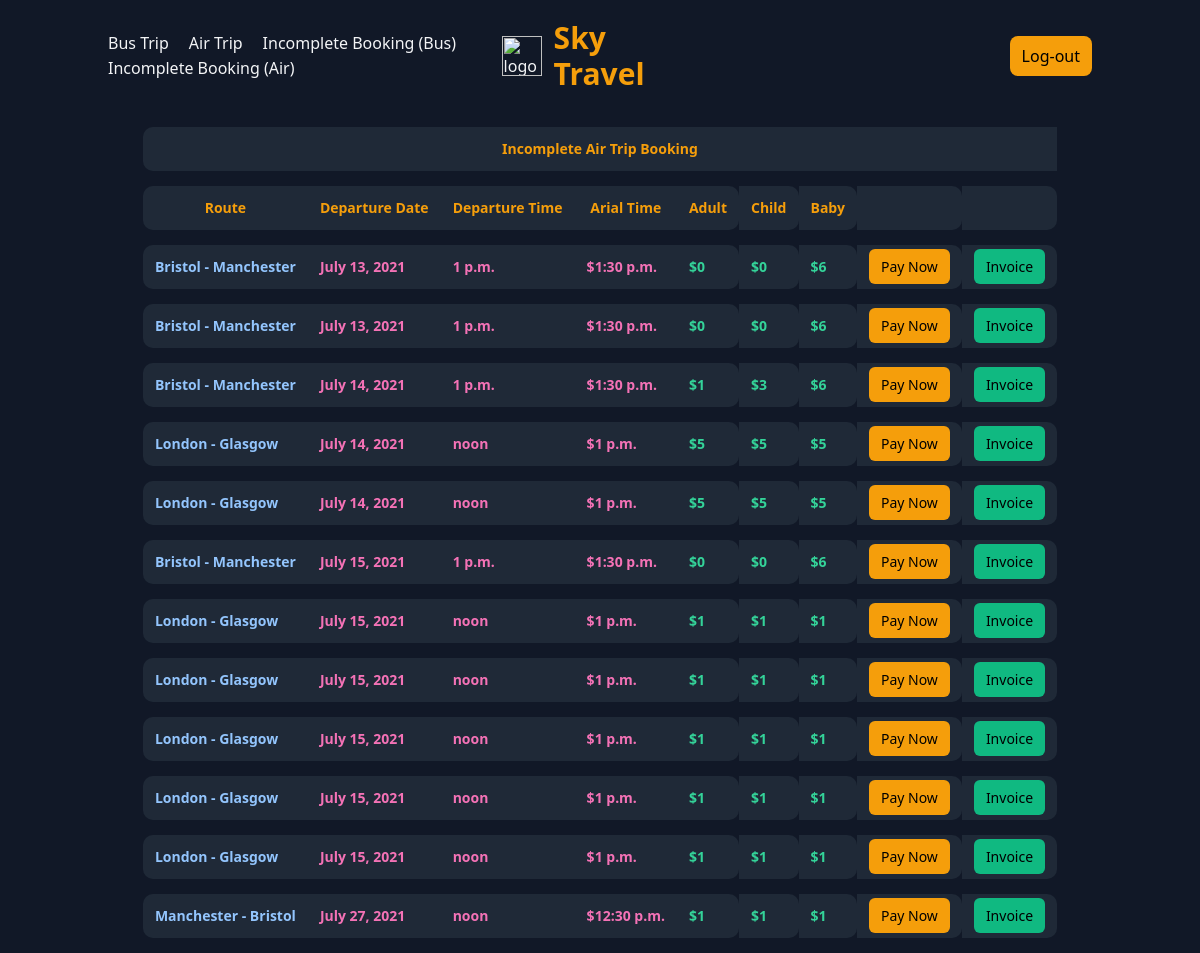
Page /incomplete-air/ (signed in) on the committed database.
### SkyTravel/models.py (models this page shows, shortened)
class AirTrip(models.Model):
    ticket = models.UUIDField(default=uuid.uuid4, editable=False, unique=True)
    user = models.ForeignKey(User, on_delete=models.CASCADE)
    flight = models.ForeignKey(AirChart, on_delete=models.CASCADE)
    adult = models.BigIntegerField()
    child = models.BigIntegerField()
    baby = models.BigIntegerField()
    totalcost = models.FloatField()
    departureDate = models.DateField()
    payment = models.CharField(max_length=120)

class AirChart(models.Model):
    fromP = models.ForeignKey(Places, on_delete=models.CASCADE, related_name="fromPA")
    toP = models.ForeignKey(Places, on_delete=models.CASCADE, related_name="toPA")
    departure = models.TimeField(max_length=120)
    arival = models.TimeField(max_length=120)
    adultcost = models.FloatField()
    childcost = models.FloatField()
    def __str__(self):
        return (self.fromP.name + " - " + self.toP.name)

class Places(models.Model):
    name = models.CharField(max_length=120)

### SkyTravel/views.py (the view)
# urls.py: path('incomplete-air/', incompleteAir, name="incomplete-air"),
@login_required(login_url='/login/')
def incompleteAir(request, *args, **kwargs):
    uid = request.user.id
    user = User.objects.get(id=uid)
    trip = AirTrip.objects.filter(payment="Incomplete", user=user).order_by('departureDate')
    context = {
        'trip': trip,
        'tripby': "Air"
    }
    return render(request, 'SkyTravel/incompletepay.html', context)

### template/SkyTravel/incompletepay.html (shortened to what this page needs)
<link href="https://unpkg.com/tailwindcss@^2/dist/tailwind.min.css" rel="stylesheet">
    <header class="text-gray-100 bg-gray-900 body-font shadow w-full">
        <div class="container mx-auto flex flex-wrap p-5 flex-col md:flex-row items-center">
            <nav class="flex lg:w-2/5 flex-wrap items-center text-base md:ml-auto">
                <a href="/mytrip-bus/"
                    class="mr-5 hover:text-yellow-500 cursor-pointer border-b border-transparent hover:border-yellow-500">Bus Trip</a>
                    <a href="/mytrip-air/"
                    class="mr-5 hover:text-yellow-500 cursor-pointer border-b border-transparent hover:border-yellow-500">Air Trip</a>
                    <a href="/incomplete-bus/"
                    class="mr-5 hover:text-yellow-500 cursor-pointer border-b border-transparent hover:border-yellow-500">Incomplete Booking (Bus)</a>
                    <a href="/incomplete-air/"
                    class="hover:text-yellow-500 cursor-pointer border-b border-transparent hover:border-yellow-500">Incomplete Booking (Air)</a>
            </nav>
            <a
                class="flex order-first lg:order-none lg:w-1/5 title-font font-medium items-center lg:items-center lg:justify-center mb-4 md:mb-0">
                <img src="https://pazly.dev/logo.png" style="height: 40px; margin-top: 10px; margin-bottom: 10px;"
                    alt="logo">
                <span class="ml-3 text-3xl text-yellow-500 font-bold">Sky Travel</span>
            </a>
            <div class="lg:w-2/5 inline-flex lg:justify-end ml-5 lg:ml-0">
                <a href="/log-out/" class="bg-yellow-500 hover:bg-yellow-400 text-black ml-4 py-2 px-3 rounded-lg">
                    Log-out
                </a>
            </div>
        </div>
    </header>
<div class="flex items-center justify-center min-h-screen bg-gray-900">
	<div class="col-span-12">
		<div class="overflow-auto lg:overflow-visible ">
			<table class="table text-gray-400 border-separate space-y-6 text-sm">
                <thead class="bg-gray-800 text-gray-500">
					<tr>
						<th class="p-3 text-yellow-500 text-center" colspan=9>Incomplete {{tripby}} Trip Booking</th>
					</tr>
				</thead>
				<thead class="bg-gray-800 text-gray-500">
					<tr>
						<th class="p-3 text-center text-yellow-500">Route</th>
						<th class="p-3 text-center text-yellow-500">Departure Date</th>
						<th class="p-3 text-center text-yellow-500">Departure Time</th>
                        <th class="p-3 text-center text-yellow-500">Arial Time</th>
                        <th class="p-3 text-center text-yellow-500">Adult</th>
                        <th class="p-3 text-center text-yellow-500">Child</th>
                        <th class="p-3 text-center text-yellow-500">Baby</th>
						<th class="p-3 text-center"></th>
                        <th class="p-3 text-center"></th>
					</tr>
				</thead>
				<tbody>
				{% for t in trip %}
					<tr class="bg-gray-800">
                        <td class="p-3 font-bold text-blue-300">
							{{t.flight}}
						</td>
						<td class="p-3 font-bold text-pink-400">
							{{t.departureDate}}
						</td>
						<td class="p-3 font-bold text-pink-400">
							{{t.flight.departure}}
						</td>
						<td class="p-3 font-bold text-pink-400">
							${{t.flight.arival}}
						</td>
                        <td class="p-3 font-bold text-green-400">
							${{t.baby}}
						</td>
                        <td class="p-3 font-bold text-green-400">
							${{t.child}}
						</td>
                        <td class="p-3 font-bold text-green-400">
							${{t.adult}}
						</td>
						<td class="p-3">
							<a href="/pay/{{tripby}}/{{t.id}}/"><span class="bg-yellow-500 text-black rounded-md px-3 py-2">Pay Now</span></a>
						</td>
                        <td class="p-3">
							<a href="/invoice/{{tripby}}/{{t.id}}/"><span class="bg-green-500 text-black rounded-md px-3 py-2">Invoice</span></a>
						</td>
					</tr>
				{% endfor %}
				</tbody>
			</table>
		</div>
	</div>
</div>

### template/SkyTravel/incompletepay.html (style rules this page uses)
.table { border-spacing: 0 15px; }
.table tr { border-radius: 20px; }
tr td:nth-child(n+5), tr th:nth-child(n+5) { border-radius: 0 .625rem .625rem 0; }
tr td:nth-child(1), tr th:nth-child(1) { border-radius: .625rem 0 0 .625rem; }

### rows in the picture
AirTrip: flight "Bristol - Manchester", departureDate "July 13, 2021", flight.departure "1 p.m.", flight.arival "1:30 p.m.", baby "0", child "0", adult "6"
AirTrip: flight "Bristol - Manchester", departureDate "July 13, 2021", flight.departure "1 p.m.", flight.arival "1:30 p.m.", baby "0", child "0", adult "6"
AirTrip: flight "Bristol - Manchester", departureDate "July 14, 2021", flight.departure "1 p.m.", flight.arival "1:30 p.m.", baby "1", child "3", adult "6"
AirTrip: flight "London - Glasgow", departureDate "July 14, 2021", flight.departure "noon", flight.arival "1 p.m.", baby "5", child "5", adult "5"
AirTrip: flight "London - Glasgow", departureDate "July 14, 2021", flight.departure "noon", flight.arival "1 p.m.", baby "5", child "5", adult "5"
AirTrip: flight "Bristol - Manchester", departureDate "July 15, 2021", flight.departure "1 p.m.", flight.arival "1:30 p.m.", baby "0", child "0", adult "6"
AirTrip: flight "London - Glasgow", departureDate "July 15, 2021", flight.departure "noon", flight.arival "1 p.m.", baby "1", child "1", adult "1"
AirTrip: flight "London - Glasgow", departureDate "July 15, 2021", flight.departure "noon", flight.arival "1 p.m.", baby "1", child "1", adult "1"
AirTrip: flight "London - Glasgow", departureDate "July 15, 2021", flight.departure "noon", flight.arival "1 p.m.", baby "1", child "1", adult "1"
AirTrip: flight "London - Glasgow", departureDate "July 15, 2021", flight.departure "noon", flight.arival "1 p.m.", baby "1", child "1", adult "1"
AirTrip: flight "London - Glasgow", departureDate "July 15, 2021", flight.departure "noon", flight.arival "1 p.m.", baby "1", child "1", adult "1"
AirTrip: flight "Manchester - Bristol", departureDate "July 27, 2021", flight.departure "noon", flight.arival "12:30 p.m.", baby "1", child "1", adult "1"

### other values in the picture
{{ tripby }} "Air"
